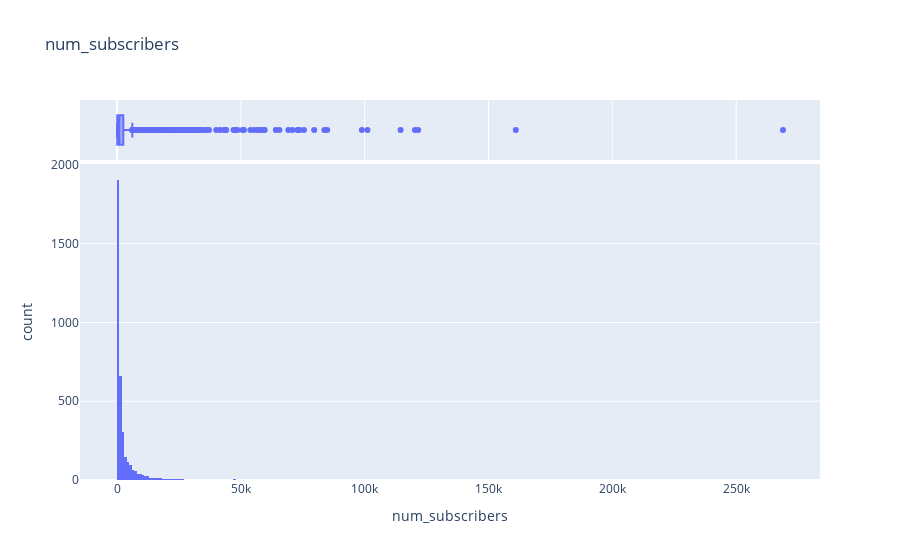

Notebook code for this chart:
### Code cell
fig = px.histogram(df1, x="num_subscribers", title='num_subscribers',marginal="box")
fig.show()

### Figure 1 — Plotly figure (JSON) as saved in the notebook; plotly's stock layout.template omitted (floating-point values rounded to 4 significant figures; data arrays with more than 128 entries replaced by an {"elided": "..."} marker saying what was removed)
{"data": [{"alignmentgroup": "True", "bingroup": "x", "hovertemplate": "num_subscribers=%{x}<br>count=%{y}<extra></extra>", "legendgroup": "", "marker": {"color": "#636efa", "pattern": {"shape": ""}}, "name": "", "offsetgroup": "", "orientation": "v", "showlegend": false, "type": "histogram", "x": {"elided": "3678 int values"}, "xaxis": "x", "yaxis": "y"}, {"alignmentgroup": "True", "hovertemplate": "num_subscribers=%{x}<extra></extra>", "legendgroup": "", "marker": {"color": "#636efa"}, "name": "", "notched": true, "offsetgroup": "", "showlegend": false, "type": "box", "x": {"elided": "3678 int values"}, "xaxis": "x2", "yaxis": "y2"}], "layout": {"barmode": "relative", "legend": {"tracegroupgap": 0}, "title": {"text": "num_subscribers"}, "xaxis": {"anchor": "y", "domain": [0, 1], "title": {"text": "num_subscribers"}}, "xaxis2": {"anchor": "y2", "domain": [0, 1], "matches": "x", "showgrid": true, "showticklabels": false}, "yaxis": {"anchor": "x", "domain": [0, 0.8316], "title": {"text": "count"}}, "yaxis2": {"anchor": "x2", "domain": [0.8416, 1], "matches": "y2", "showgrid": false, "showline": false, "showticklabels": false, "ticks": ""}}}
